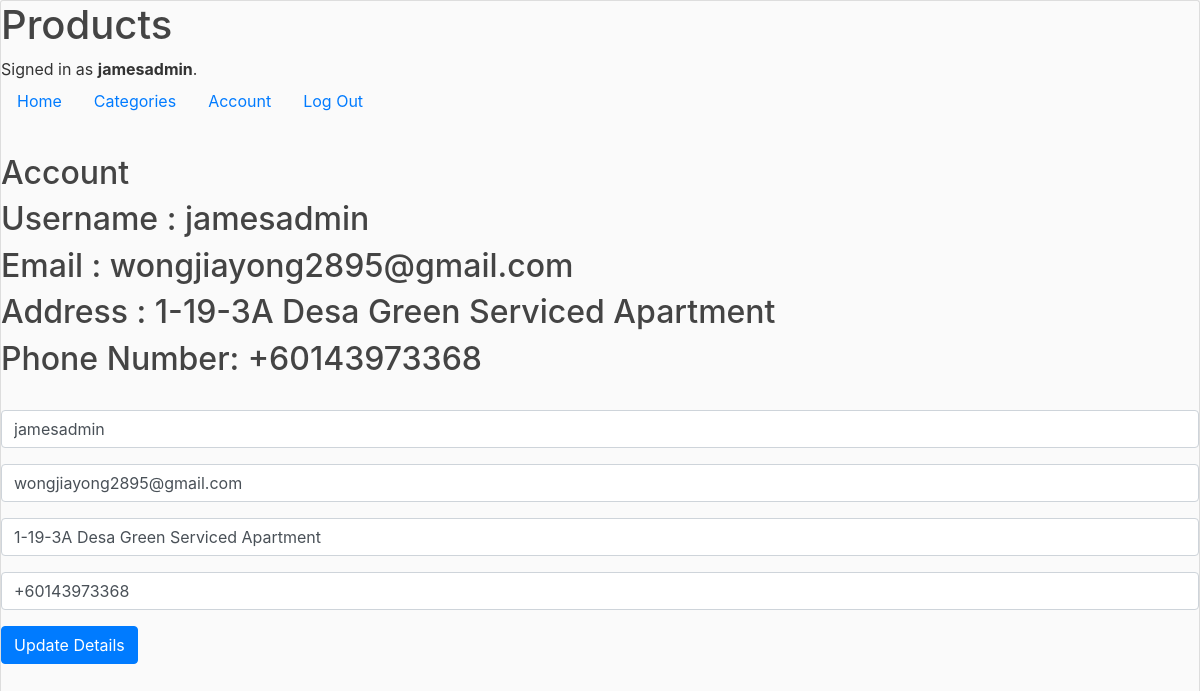
/account (signed in), run on the app's committed database.
### djangorental/models.py (models this page shows, shortened)
class User(AbstractUser):
    pass

class UserProfile(models.Model):
    user = models.OneToOneField(User, on_delete=models.CASCADE)
    address = models.CharField(max_length=100, null=True, blank=True)
    number = PhoneNumberField(null=True, blank=True, unique=True)

### djangorental/views.py (the view)
# urls.py: path("account", views.account, name="account"),
@login_required
def account(request):
    profile = UserProfile.objects.get(user=request.user)
    currentuserusername = request.user.username
    currentuseremail = request.user.email
    currentuseraddress = profile.address
    currentusernumber = profile.number
    if request.method == "POST":
        username = request.POST["username"]
        email = request.POST["email"]
        address = request.POST["address"]
        number = request.POST["number"]
        try:
            profile = UserProfile.objects.get(user=request.user)
            user = request.user
            profile.address = address
            profile.number = number
            profile.save()
            user.username = username
            user.email = email
            user.save()
        except UserProfile.DoesNotExist:
            return render(request, "djangorental/account.html", {
                "message": "User profile does not exist."
            })
        except IntegrityError:
            return render(request, "djangorental/account.html", {
                "message": "Username already taken."
            })
    else:
        try:
            profile = UserProfile.objects.get(user=request.user)
            currentuseraddress = profile.address
            currentusernumber = profile.number
        except UserProfile.DoesNotExist:
            pass
    return render(request, "djangorental/account.html", {
        "username" : currentuserusername,
        "email" : currentuseremail,
        "currentuseraddress" : currentuseraddress,
        "currentusernumber": currentusernumber,
    })

### djangorental/templates/djangorental/account.html (shortened to what this page needs)
{% extends "djangorental/layout.html" %}
{% block body %}
    <h2>Account</h2>
    <div class = "content-section">
        <h2>
            Username : {{ user.username }}
        </h2>
        <h2>
            Email : {{ user.email }}
        </h2>
        <h2>
            Address : {{ currentuseraddress }}
        </h2>
        <h2>
            Phone Number: {{ currentusernumber }}
        </h2>
    </div>
    <form action="{% url 'account' %}" method="post">
        <div class="form-group">
            <input class="form-control" autofocus type="text" name="username" value="{{ user.username }}">
        </div>
        <div class="form-group">
            <input class="form-control" type="email" name="email" value="{{ user.email }}">
        </div>
        <div class="form-group">
            <input class="form-control" type="text" name="address" value="{{ currentuseraddress }}">
        </div>
        <div class="form-group">
            <input class="form-control" type="text" name="number" value="{{ currentusernumber }}">
        </div>
        <input class="btn btn-primary" type="submit" value="Update Details">
    </form>
{% endblock %}

### djangorental/templates/djangorental/layout.html (shortened to what this page needs)
{% load static %}
<!DOCTYPE html>
<html lang="en">
    <head>
        <link rel="stylesheet" href="https://stackpath.bootstrapcdn.com/bootstrap/4.4.1/css/bootstrap.min.css">
        <link href="{% static 'djangorental/main.css' %}" rel="stylesheet" type= "text/css">
    </head>
    <body>
        <h1>Products</h1>
        <div>
            {% if user.is_authenticated %}
                Signed in as <strong>{{ user.username }}</strong>.
            {% else %}
                Not signed in.
            {% endif %}
        </div>
        <ul class="nav bg-steel">
            <li class="nav-item">
                <a class="nav-link" href="{% url 'index' %}">Home</a>
            </li>
            {% if user.is_authenticated %}
            <li class="nav-item">
                <a class="nav-link" href="{% url 'displayCategory' %}">Categories</a>
            </li>
            <li class="nav-item">
                <a class="nav-link" href="{% url 'account' %}">Account</a>
            </li>
            <li class="nav-item">
                <a class="nav-link" href="{% url 'logout' %}">Log Out</a>
            </li>
            {% endif %}
        </ul>
        {% block body %}
        {% endblock %}
    </body>
</html>

### djangorental/static/djangorental/main.css (style rules this page uses)
html { height: -webkit-fill-available; }
body { background: #fafafa; color: #333333; margin-top: 5rem; display: flex; flex-direction: column; max-width: 1440px; margin: 0 auto; height: 100vh; height: -webkit-fill-available; border: 1px solid #dddddd; border-radius: 3px; border-bottom: #ffffff; }
h1, h2, h3, h4, h5, h6 { color: #444444; }

### data on the page
User: username "jamesadmin", email "wongjiayong2895@gmail.com"
UserProfile: address "1-19-3A Desa Green Serviced Apartment", number "+60143973368"
